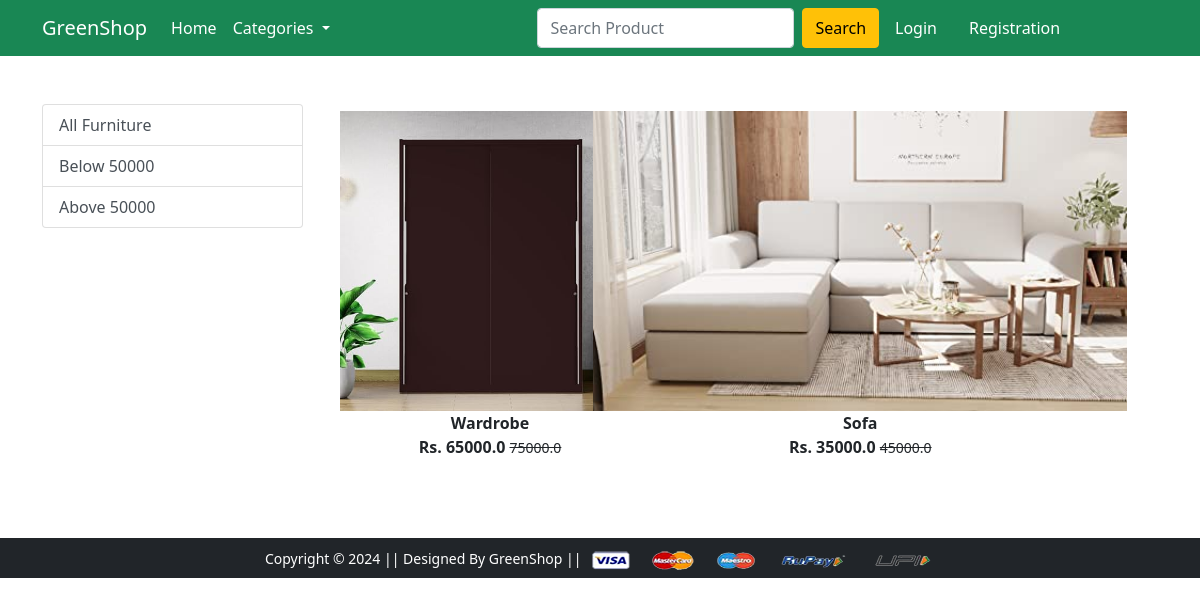
Page /furniture/ on the committed database.
### app/models.py (models this page shows, shortened)
class Product(models.Model):
 title = models.CharField(max_length=100)
 selling_price = models.FloatField()
 discounted_price = models.FloatField()
 description = models.TextField()
 brand = models.CharField(max_length=100)
 category = models.CharField( choices=CATEGORY_CHOICES, max_length=2)
 product_image = models.ImageField(upload_to='productimg')

### app/views.py (the view)
# urls.py: path('furniture/', views.furniture, name='furniture'),
def furniture(request, data=None):
	totalitem = 0
	if request.user.is_authenticated:
		totalitem = len(Cart.objects.filter(user=request.user))
	if data==None :
			furniture = Product.objects.filter(category='FT')
	elif data == 'below':
			furniture = Product.objects.filter(category='FT').filter(discounted_price__lt=50000)
	elif data == 'above':
			furniture = Product.objects.filter(category='FT').filter(discounted_price__gt=50000)
	return render(request, 'app/furniture.html', {'furniture':furniture, 'totalitem':totalitem})

### app/templates/app/furniture.html (shortened to what this page needs)
{% extends 'app/base.html' %}
{% load static %}
{% block main-content %}
<div class="container my-5">
 <div class="row">
  <div class="col-sm-3">
   <div class="list-group">
     <a href="{% url 'furniture' %}" class="list-group-item list-group-item-action" aria-current="true">All Furniture</a>
     <a href="{% url 'furnituredata' 'below'  %}" class="list-group-item list-group-item-action">Below 50000</a>
     <a href="{% url 'furnituredata' 'above'  %}" class="list-group-item list-group-item-action">Above 50000</a>
   </div>
  </div>
  <div class="col-sm-8">
   <div class="row">
    {% for product in furniture %}
     <div class="col-sm-4 text-center mb-4">
      <a href="{% url 'product-detail' product.id %}" class="btn">
       <div class="item">
        <img src="{{product.product_image.url}}" alt="" height="300" class="">
        <div class="fw-bold">{{product.title}}</div>
        <div class="fw-bold">Rs. {{product.discounted_price}} <small class="fw-light text-decoration-line-through">{{product.selling_price}}</small></div>
       </div>
      </a>
     </div>
    {% endfor %}
   </div>
  </div>
 </div>
</div>
{% endblock main-content %}

### rows in the picture
Product: product_image (picture), title "Wardrobe", discounted_price "65000.0", selling_price "75000.0"
Product: product_image (picture), title "Sofa", discounted_price "35000.0", selling_price "45000.0"
